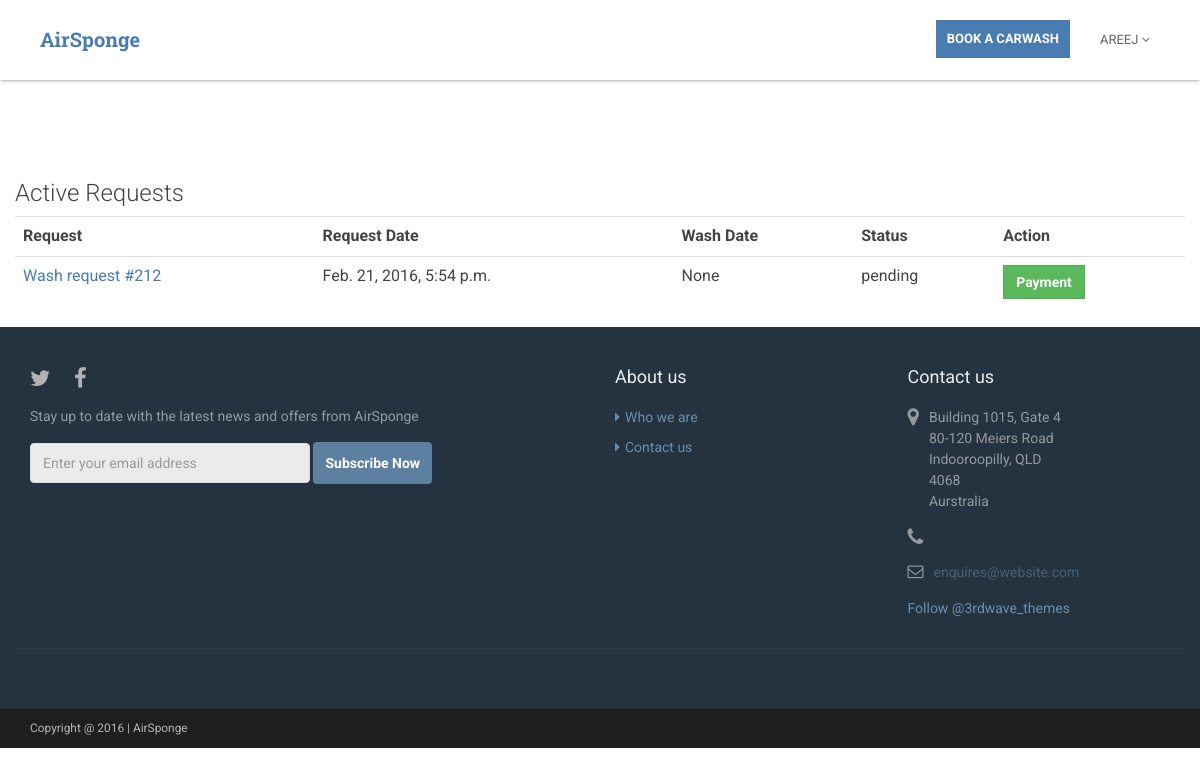
The app's page /accounts/profile/ (signed in) with its own data.
### a/models.py (models this page shows, shortened)
class BaseUser(AbstractUser):
    ROLE_CHOICES = [
        ('user', 'user'),
        ('washee', 'washee'),
        ('washer', 'washer'),
        ('both', 'both'),
    ]
    role = models.CharField(max_length=10, choices=ROLE_CHOICES, default='user')
    phone = models.CharField(max_length=20, null=True, blank=True)
    rating = models.FloatField(null=True, blank=True)

class WashRequest(models.Model):
    washee = models.ForeignKey(BaseUser, on_delete=models.CASCADE, null=True, blank=True,
                               related_name='assigned_washee')
    address = models.ForeignKey(Address, null=True, blank=True)
    washer = models.ForeignKey(BaseUser, on_delete=models.CASCADE, null=True, blank=True,
                               related_name='assigned_washer')
    promocode = models.ForeignKey(Promocode, on_delete=models.CASCADE, null=True, blank=True)
    STATUS_CHOICES = [
        ('pending', 'pending'),
        ('confirmed', 'confirmed'),
        ('in progress', 'in progress'),
        ('completed', 'completed'),
        ('cancelled', 'cancelled'),
    ]
    status = models.CharField(max_length=20, choices=STATUS_CHOICES, default='pending')
    active = models.BooleanField(default=True)
    request_date = models.DateTimeField(null=True, blank=True)
    wash_date = models.DateTimeField(null=True, blank=True)
    water_details = models.CharField(max_length=40, null=True, blank=True)
    electricity_details = models.CharField(max_length=40, null=True, blank=True)
    vacuum_details = models.CharField(max_length=40, null=True, blank=True)
    description = models.CharField(max_length=254, null=True, blank=True)
    discount = models.FloatField(default=0, blank=True)
    car_count = models.IntegerField(default=1, blank=True)
    total_price = models.FloatField(default=0, blank=True)

### a/views.py (the view, shortened to what this page needs)
# urls.py: url(r'^accounts/profile/$', views.profile, name='profile'),
@login_required
def profile(request):
    context = {}
    if request.user.role == 'user':
        context['message'] = 'Book a request now or sign up to become an AirSponge washer'
    elif request.user.role == 'washee':
        context['active_requests'] = WashRequest.objects.filter(washee=request.user, active=True).order_by(
            'request_date').reverse()
        context['inactive_requests'] = WashRequest.objects.filter(washee=request.user, active=False).order_by(
            'request_date').reverse()
    return render(request, 'account/profile.html', context)

### templates/account/profile.html (shortened to what this page needs)
{% extends 'base.html' %}
{% load i18n %}
{% block body-class %}
    class='profile-page'
{% endblock %}
{% block nav %}
    {% include 'nav.html' with none='-none' scrolled='scrolled' %}
{% endblock %}
{% block content %}
    <section class="dashboard-section custom-section section section-on-bg">
        <div class="container">
            {% if active_requests %}
                <div class="row active-requests">
                    <h3 class="inner-section-title">Active Requests</h3>
                    <table id="active_requests_table" class="table table-hover">
                        <tr>
                            <th>Request</th>
                            <th>Request Date</th>
                            <th>Wash Date</th>
                            <th>Status</th>
                            <th>Action</th>
                        </tr>
                        {% for request in active_requests %}
                            <tr>
                                <td>
                                    <a href="{% url 'a:payment' %}?id={{ request.id }}">Wash request
                                        #{{ request.id }}</a>
                                </td>
                                <td>{{ request.request_date }}</td>
                                <td>{{ request.wash_date }}</td>
                                <td>{{ request.status }}</td>
                                <td>
                                    {% if request.status == 'pending' and user.role == 'washee' %}
                                        <a href="{% url 'a:payment' %}?id={{ request.id }}" type="button"
                                           class="btn btn-success no-border-radius">Payment</a>
                                    {% endif %}
                                </td>
                            </tr>
                        {% endfor %}
                    </table>
                </div>
            {% endif %}
        </div>
    </section>
{% endblock %}

### templates/nav.html (shortened to what this page needs)
<header id="header{{ none }}" class="header navbar-fixed-top {{ scrolled }}">
    <div>
        <div class="branding">
            <h1 class="logo">
                <a href="/"><span class="text">AirSponge</span></a>
            </h1>
        </div>
        <nav class="main-nav navbar-right" role="navigation">
            <div id="navbar-collapse" class="navbar-collapse collapse">
                <ul class="nav navbar-nav">
                    {% if user.role != 'washer' %}
                        <li class="nav-item nav-item-cta">
                            <a class="btn btn-cta btn-cta-secondary no-border-radius" href="{% url 'a:booking' %}">Book a
                                Carwash</a>
                        </li>
                    {% endif %}
                    {% if user.is_authenticated %}
                        <li class="nav-item nav-item-cta last dropdown">
                            <a
                                    data-toggle="dropdown"
                                    data-hover="dropdown" data-delay="0"
                                    data-close-others="false" href="#">
                                {% if user.first_name %}
                                    {{ user.first_name }}
                                {% else %}
                                    {{ user.username }}
                                {% endif %}
                                <i class="fa fa-angle-down"></i>
                            </a>
                        </li>
                    {% else %}
                        <li class="nav-item"><a href="{% url 'account_login' %}">Log in</a></li>
                        <li class="nav-item nav-item-cta last">
                            <a href="{% url 'account_signup' %}">Sign
                                Up</a>
                        </li>
                    {% endif %}
                </ul>
            </div>
        </nav>
    </div>
</header>

### a/static/css/styles.css (style rules this page uses)
@media (min-width: 992px) { .branding { margin-left: 20px; } }
@media (min-width: 992px) { .navbar-right { margin-right: 20px; } }
.custom-section { padding-top: 150px; position: relative; z-index: 10; }
.custom-section .inner-section-title { font-weight: 300; float: left; padding: 0; margin-top: 30px; }
.no-border-radius { border-radius: 0; }
.header h1.logo > a { border-bottom-left-radius: 3px; border-bottom-right-radius: 3px; }

### records on screen
BaseUser: first_name "AREEJ"
WashRequest: id "212", request_date "Feb. 21, 2016, 5:54 p.m.", wash_date "None", status "pending"
